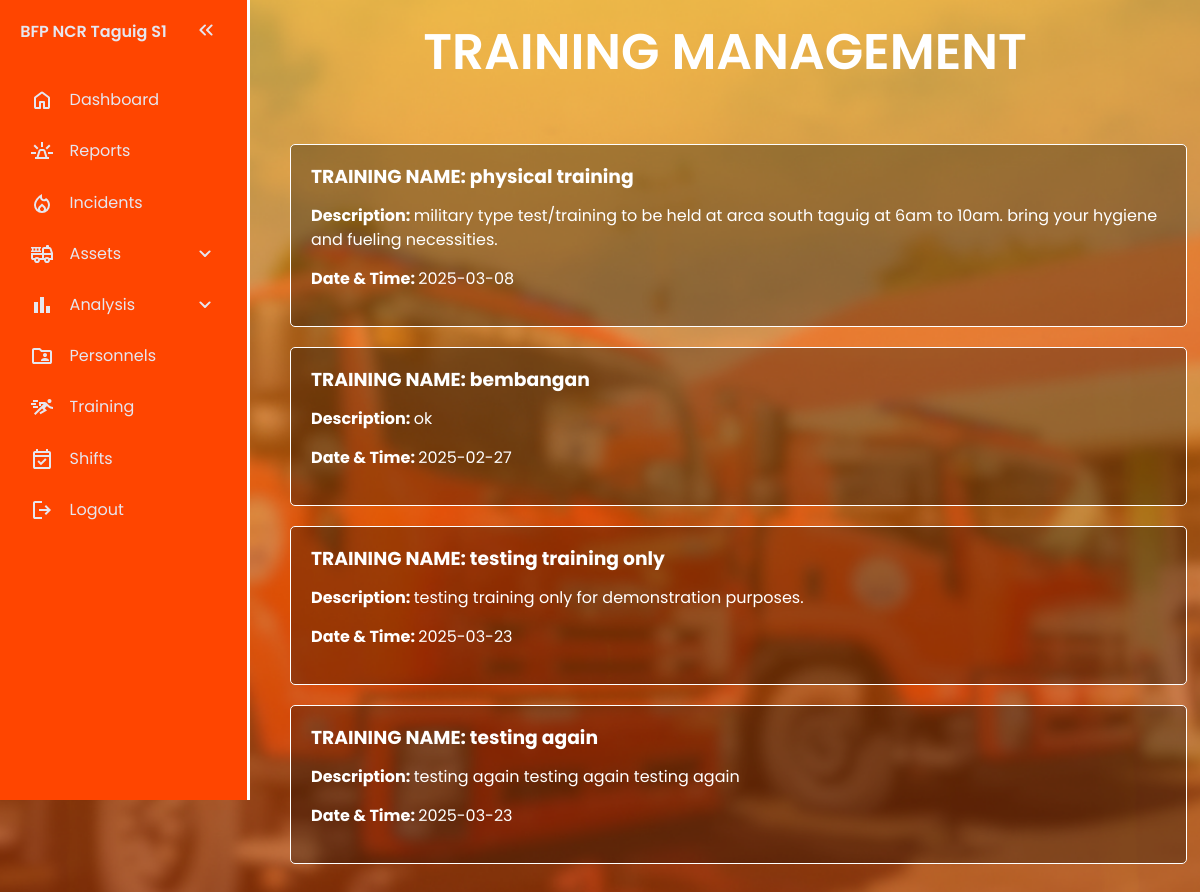
Page /training/TrainingIndex.php on the earlier database version.
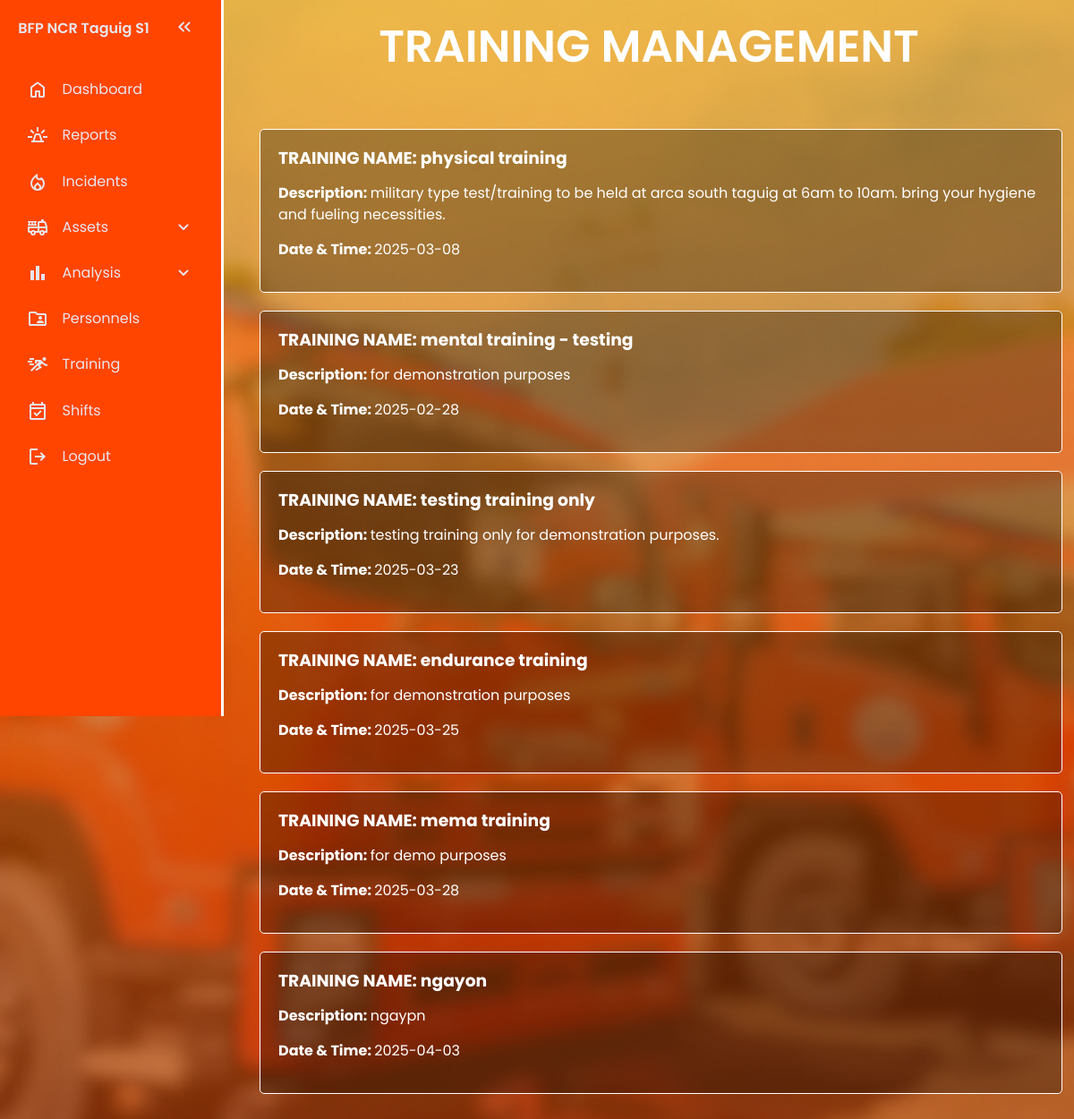
Same page on the later database version.
### tables this page shows
CREATE TABLE `trainings` (
  `training_id` int(11) NOT NULL,
  `training_name` varchar(100) NOT NULL,
  `description` text DEFAULT NULL,
  `scheduled_date` date NOT NULL
);

### training/TrainingIndex.php (the view, shortened to what this page needs)
<?php
include('../includes/config.php');
$sql = "SELECT trainings.training_id, trainings.training_name, trainings.description, trainings.scheduled_date
    FROM trainings";
$result = $conn->query($sql);
?>
<!DOCTYPE html>
<html lang="en">
<head>
    <link rel="stylesheet" href="TrainingIndex.css">
</head>
<body>
    <nav id="sidebar">
        <ul>
        <li>
            <span class="logo">BFP NCR Taguig S1</span>
            <button onclick=toggleSidebar() id="toggle-btn">
            </button>
        </li>
        <li>
            <a href="../dashboard/RescueFlowIndex.php" >
            <span>Dashboard</span>
            </a>
        </li>
        <li>
            <a href="../reports/ReportsIndex.php" >
            <span>Reports</span>
            </a>
        </li>
        <li>
            <a href="../incident/IncidentIndex.php">
            <span>Incidents</span>
            </a>
        </li>
        <li>
            <button onclick=toggleSubMenu(this) class="dropdown-btn">
            <span>Assets</span>
            <svg xmlns="http://www.w3.org/2000/svg" height="24px" viewBox="0 -960 960 960" width="24px" fill="#e8eaed"><path d="M480-361q-8 0-15-2.5t-13-8.5L268-556q-11-11-11-28t11-28q11-11 28-11t28 11l156 156 156-156q11-11 28-11t28 11q11 11 11 28t-11 28L508-372q-6 6-13 8.5t-15 2.5Z"/></svg>
            </button>
        <li>
            <button onclick=toggleSubMenu(this) class="dropdown-btn">
            <svg xmlns="http://www.w3.org/2000/svg" height="24px" viewBox="0 -960 960 960" width="24px" fill="#F19E39"><path d="M640-160v-280h160v280H640Zm-240 0v-640h160v640H400Zm-240 0v-440h160v440H160Z"/></svg>
            <span>Analysis</span>
            <svg xmlns="http://www.w3.org/2000/svg" height="24px" viewBox="0 -960 960 960" width="24px" fill="#e8eaed"><path d="M480-361q-8 0-15-2.5t-13-8.5L268-556q-11-11-11-28t11-28q11-11 28-11t28 11l156 156 156-156q11-11 28-11t28 11q11 11 11 28t-11 28L508-372q-6 6-13 8.5t-15 2.5Z"/></svg>
            </button>
        </li>
        </li>
        <li>
            <a href="../personnels/PersonnelIndex.php">
            <span>Personnels</span>
            </a>
        </li>
        <li>
            <a href="../training/TrainingIndex.php">
            <span>Training</span>
            </a>
        </li>
        <li>
            <a href="../shifts/ShiftsIndex.php">
            <span>Shifts</span>
            </a>
        </li>
        <li>
            <a href="../user/Logout.php">
            <svg xmlns="http://www.w3.org/2000/svg" height="24px" viewBox="0 -960 960 960" width="24px" fill="#FFFFFF"><path d="M200-120q-33 0-56.5-23.5T120-200v-560q0-33 23.5-56.5T200-840h280v80H200v560h280v80H200Zm440-160-55-58 102-102H360v-80h327L585-622l55-58 200 200-200 200Z"/></svg>
            <span>Logout</span>
            </a>
        </li>
        </ul>
    </nav>
    <div class="training-section">
        <div class="training-header">TRAINING MANAGEMENT
        </div>
        <div class="training-blocks">
            <div class="training-container">
                <?php while ($row = $result->fetch_assoc()): ?>
                <div class="training-info">
                    <h3><strong>TRAINING NAME: </strong><?= $row['training_name']; ?></h3>
                    <p><strong>Description: </strong><?= $row['description']; ?></p>
                    <p><strong>Date & Time: </strong><?= $row['scheduled_date']; ?></p>
                </div>
                <?php endwhile; ?>
            </div>
        </div>
    </div>
</body>
</html>

Differences in the rows shown:
removed trainings: training_name "bembangan", description "ok", scheduled_date "2025-02-27"
removed trainings: training_name "testing again", description "testing again testing again testing again", scheduled_date "2025-03-23"
added trainings: training_name "mental training - testing", description "for demonstration purposes", scheduled_date "2025-02-28"
added trainings: training_name "endurance training", description "for demonstration purposes", scheduled_date "2025-03-25"
added trainings: training_name "mema training", description "for demo purposes", scheduled_date "2025-03-28"
added trainings: training_name "ngayon", description "ngaypn", scheduled_date "2025-04-03"
